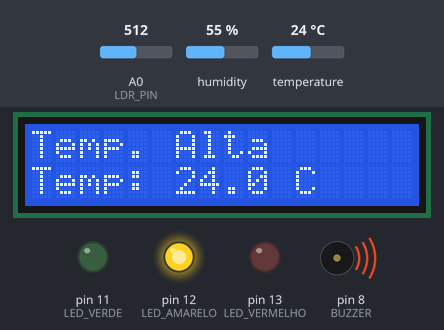
Recording of a sketch running on a simulated Arduino Uno, built with avr-gcc and run on an emulated ATmega328P. Parts: 16×2 character LCD, output pins drawn as LEDs (lit = HIGH), buzzer (waves = sounding). The inputs (shaded band) are chosen by the test bench; at power-on: A0 (LDR_PIN) = 512, temperature 24 °C, humidity 55 %. What the sketch prints to the serial monitor is not drawn.

Above: at 6.4 s.
At 12.1 s:
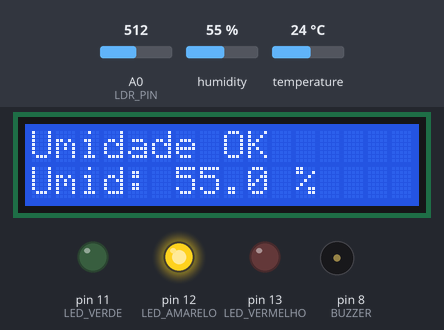
12.2 s: A0 (LDR_PIN) set to 771
At 16.5 s:
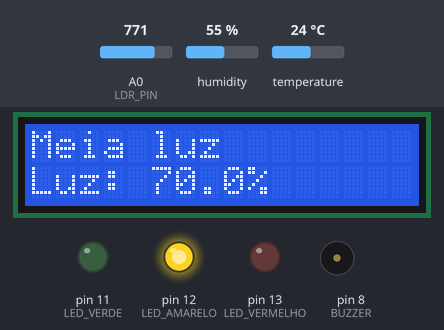
17.1 s: A0 (LDR_PIN) set to 796
19.4 s: temperature set to 10.4 °C
24.7 s: temperature set to 9.6 °C
At 29.3 s:
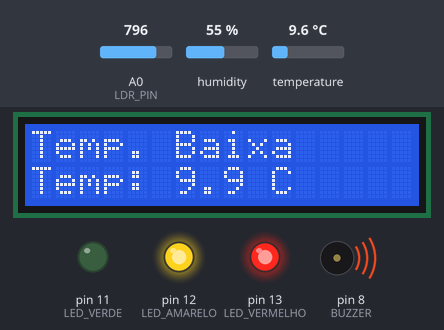
34.4 s: A0 (LDR_PIN) set to 723
At 39.4 s:
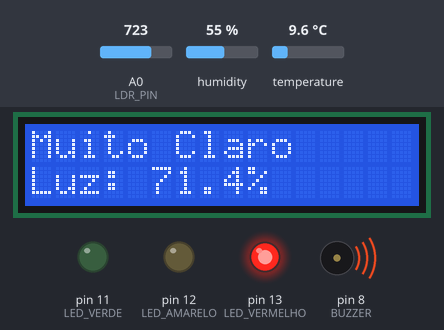
39.7 s: A0 (LDR_PIN) set to 699
Timing chart, 0 to 42.7 s (numbered marks = the images above; inputs shaded):
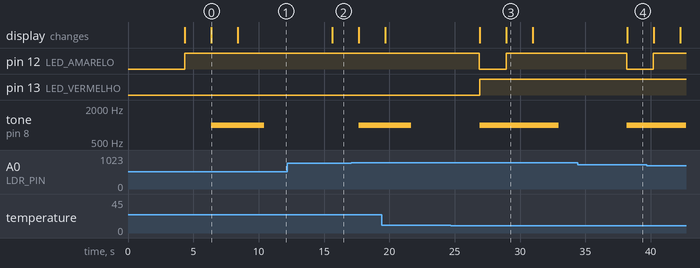

The sketch:

sensor.ino
```cpp
#include <Wire.h>
#include <LiquidCrystal_I2C.h>
#include <Adafruit_Sensor.h>
#include <DHT.h>
#include <DHT_U.h>

// === PINOS ===
#define DHTPIN 2
#define DHTTYPE DHT22
#define LDR_PIN A0
#define LED_VERDE 11
#define LED_AMARELO 12
#define LED_VERMELHO 13
#define BUZZER 8

// === OBJETOS ===
DHT_Unified dht(DHTPIN, DHTTYPE);
LiquidCrystal_I2C lcd(0x27, 16, 2);

// === VARIÁVEIS DE MÉDIA ===
int leituraCount = 0;
float somaTemp = 0, somaUmid = 0, somaLuz = 0;

void setup() {
  Serial.begin(9600);
  dht.begin();

  pinMode(LED_VERDE, OUTPUT);
  pinMode(LED_AMARELO, OUTPUT);
  pinMode(LED_VERMELHO, OUTPUT);
  pinMode(BUZZER, OUTPUT);

  lcd.init();
  lcd.backlight();
  lcd.clear();
  lcd.setCursor(0, 0);
  lcd.print("Sistema Iniciado");

  Serial.println("Sistema Iniciado");
  Serial.println("-------------------------");
}

void loop() {
  sensors_event_t tempEvent, umidEvent;
  dht.temperature().getEvent(&tempEvent);
  dht.humidity().getEvent(&umidEvent);

  int valorLDR = analogRead(LDR_PIN);
  float luz = map(valorLDR, 0, 1023, 0, 100); // Agora: 0% = escuro, 100% = muito claro

  float temp = tempEvent.temperature;
  float umid = umidEvent.relative_humidity;

  if (!isnan(temp) && !isnan(umid)) {
    somaTemp += temp;
    somaUmid += umid;
    somaLuz += luz;
    leituraCount++;

    Serial.println("Leitura feita");
    Serial.print("Temp: ");
    Serial.println(temp);
    Serial.print("Umid: ");
    Serial.println(umid);
    Serial.print("Luz: ");
    Serial.println(luz);
    Serial.print("Contagem de leituras: ");
    Serial.println(leituraCount);
  } else {
    Serial.println("Erro ao ler sensor DHT.");
    return;
  }

  if (leituraCount >= 5) {
    float tempMedia = somaTemp / leituraCount;
    float umidMedia = somaUmid / leituraCount;
    float luzMedia = somaLuz / leituraCount;

    Serial.println("==== MÉDIAS CALCULADAS ====");
    Serial.print("Temp Média: ");
    Serial.println(tempMedia);
    Serial.print("Umid Média: ");
    Serial.println(umidMedia);
    Serial.print("Luz Média: ");
    Serial.println(luzMedia);
    Serial.println("-------------------------");

    // Reset para próxima média
    leituraCount = 0;
    somaTemp = somaUmid = somaLuz = 0;

    // Limpa LEDs e buzzer
    digitalWrite(LED_VERDE, LOW);
    digitalWrite(LED_AMARELO, LOW);
    digitalWrite(LED_VERMELHO, LOW);
    noTone(BUZZER);

    // === EXIBE LUZ ===
    lcd.clear();
    if (luzMedia <= 30) {
      digitalWrite(LED_VERDE, HIGH);
      lcd.setCursor(0, 0);
      lcd.print("Ambiente Escuro");
    } else if (luzMedia <= 70) {
      digitalWrite(LED_AMARELO, HIGH);
      lcd.setCursor(0, 0);
      lcd.print("Meia luz");
    } else {
      digitalWrite(LED_VERMELHO, HIGH);
      tone(BUZZER, 1000);
      lcd.setCursor(0, 0);
      lcd.print("Muito Claro");
    }
    lcd.setCursor(0, 1);
    lcd.print("Luz: ");
    lcd.print(luzMedia, 1);
    lcd.print("%");
    delay(2000);

    // === EXIBE TEMPERATURA ===
    lcd.clear();
    lcd.setCursor(0, 0);
    if (tempMedia > 15) {
      digitalWrite(LED_AMARELO, HIGH);
      tone(BUZZER, 1000);
      lcd.print("Temp. Alta");
    } else if (tempMedia < 10) {
      digitalWrite(LED_AMARELO, HIGH);
      tone(BUZZER, 1000);
      lcd.print("Temp. Baixa");
    } else {
      lcd.print("Temp. OK");
    }
    lcd.setCursor(0, 1);
    lcd.print("Temp: ");
    lcd.print(tempMedia, 1);
    lcd.print(" C");
    delay(2000);

    // === EXIBE UMIDADE ===
    lcd.clear();
    lcd.setCursor(0, 0);
    if (umidMedia < 50) {
      digitalWrite(LED_VERMELHO, HIGH);
      tone(BUZZER, 1000);
      lcd.print("Umidade Baixa");
    } else if (umidMedia > 70) {
      digitalWrite(LED_VERMELHO, HIGH);
      tone(BUZZER, 1000);
      lcd.print("Umidade Alta");
    } else {
      lcd.print("Umidade OK");
    }
    lcd.setCursor(0, 1);
    lcd.print("Umid: ");
    lcd.print(umidMedia, 1);
    lcd.print(" %");
    delay(2000);

    // Desliga buzzer no final do ciclo
    noTone(BUZZER);
  }

  delay(1000); // Aguarda entre as leituras
}
```

Measured:
- the behaviour switches between 10 and 9.9 °C on temperature (found by bisection; images 2 and 3)
- after the input at 12.2 s, the display: changes after 3.4 s (image 2)
- after the input at 24.7 s, the display: first differs from a run without the input after 4.2 s (image 3)
- after the input at 34.4 s, the display: changes after 3.8 s (image 4)
- what the display in image 0 shows lasts 2.0 s, from 6.4 s to 8.4 s
